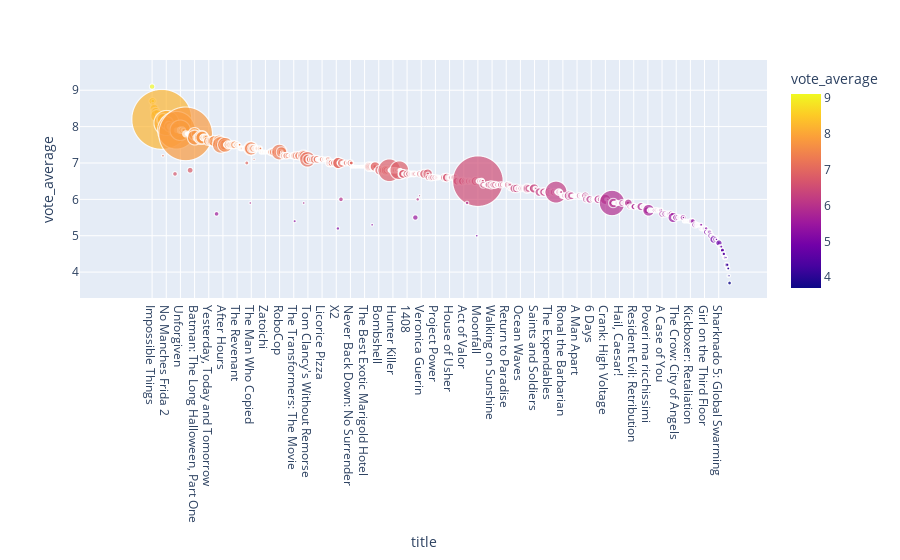

The notebook cell this image was saved under:
### Markdown cell above
# Good visualization of the movies and their popularity

### Code cell
fig = px.scatter(df, x="title", y="vote_average", size="popularity", color="vote_average", 
                 hover_name="title",
                 #log_x=True,
                 size_max=60)
fig.show()

### Figure 1 — Plotly figure (JSON) as saved in the notebook; plotly's stock layout.template omitted (floating-point values rounded to 4 significant figures; data arrays with more than 128 entries replaced by an {"elided": "..."} marker saying what was removed)
{"data": [{"hovertemplate": "<b>%{hovertext}</b><br><br>title=%{x}<br>vote_average=%{marker.color}<br>popularity=%{marker.size}<extra></extra>", "hovertext": {"elided": "2465 str values"}, "legendgroup": "", "marker": {"color": {"elided": "2465 float values"}, "coloraxis": "coloraxis", "size": {"elided": "2465 float values"}, "sizemode": "area", "sizeref": 2.051, "symbol": "circle"}, "mode": "markers", "name": "", "showlegend": false, "type": "scattergl", "x": {"elided": "2465 str values"}, "xaxis": "x", "y": {"elided": "2465 float values"}, "yaxis": "y"}], "layout": {"coloraxis": {"colorbar": {"title": {"text": "vote_average"}}, "colorscale": [[0, "#0d0887"], [0.1111, "#46039f"], [0.2222, "#7201a8"], [0.3333, "#9c179e"], [0.4444, "#bd3786"], [0.5556, "#d8576b"], [0.6667, "#ed7953"], [0.7778, "#fb9f3a"], [0.8889, "#fdca26"], [1, "#f0f921"]]}, "legend": {"itemsizing": "constant", "tracegroupgap": 0}, "margin": {"t": 60}, "xaxis": {"anchor": "y", "domain": [0, 1], "title": {"text": "title"}}, "yaxis": {"anchor": "x", "domain": [0, 1], "title": {"text": "vote_average"}}}}
